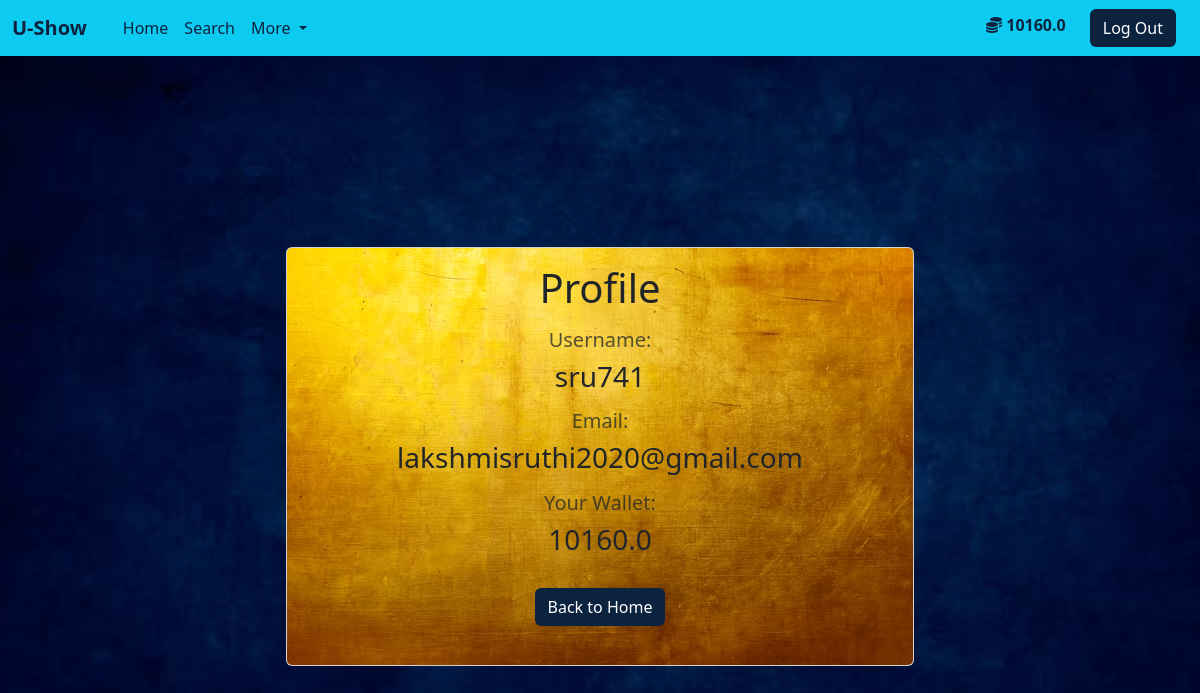
The app's page /profile/sru741 (signed in) with its own data.
### tickets/models.py (models this page shows, shortened)
class User(db.Model, UserMixin):
    id = db.Column(db.Integer(), primary_key=True)
    username = db.Column(db.String(length=30), nullable=False, unique=True)
    email_address = db.Column(db.String(length=50), nullable=False, unique=True)
    password_hash = db.Column(db.String(length=60), nullable=False)
    budget = db.Column(db.Float(), nullable=False, default=1000)
    is_admin = db.Column(db.Boolean(), nullable=False, default='false')
    @property
    def password(self):
        return self.password

### tickets/routes.py (the view)
@app.route('/profile/<username>')
@login_required
def profile_page(username):
    return render_template('profile.html')

### tickets/models.py (called while the page is built)
@login_manager.user_loader
def load_user(user_id):
    return User.query.get(int(user_id))

### tickets/templates/profile.html (shortened to what this page needs)
{% extends 'base.html' %}
{% block content %}
<div class="d-flex align-items-center justify-content-center h-100">
    <div class="card text-center" style="width: auto;">
      <img src= {{url_for('static',filename='/images/gold.avif')}} class="card-img" alt="gold">
      <div class="card-img-overlay">
        <h1 class="card-title">Profile</h1>
            <h5 class="text-body-secondary mt-3">Username: </h5>
            <h3>{{current_user.username}}</h3>
            <h5 class="text-body-secondary mt-3">Email: </h5>
            <h3>{{current_user.email_address}}</h3>
            {% if not current_user.is_admin %}
                <h5 class="text-body-secondary mt-3">Your Wallet: </h5>
                <h3>{{current_user.budget}}</h3>
            {% endif %}
            <a href={{url_for('dashBoard_page')}} class="btn my-1 text-white mt-4" style="background-color: #0C2340;">Back to Home</a>
      </div>
    </div>
</div>
{% endblock %}

### tickets/templates/base.html (shortened to what this page needs)
<!doctype html>
<html lang="en">
<head>
    <link href="https://cdn.jsdelivr.net/npm/bootstrap@5.3.0-alpha3/dist/css/bootstrap.min.css" rel="stylesheet"
>
    <link href="{{url_for('static',filename='css/custom.css')}}" rel="stylesheet" type="text/css">
</head>
<body>
    {% block navbar %}
        <nav class="navbar navbar-expand-lg bg-body-tertiary" style="background-color: #0dcaf0 !important;">
            <div class="container-fluid">
                <a class="navbar-brand" href="#" style="color:#0C2340"><b>U-Show</b></a>
                <div class="container-fluid collapse navbar-collapse" id="navbarSupportedContent">
                    {% block navitems %}
                        <ul class="navbar-nav me-auto mb-2 mb-lg-0">
                            <li class="nav-item">
                                <a class="nav-link active" aria-current="page" href={{url_for('dashBoard_page')}} style="color: #0C2340">Home</a>
                            </li>
                            <li class="nav-item">
                                <a class="nav-link active" href={{url_for('search_page')}} style="color: #0C2340">Search</a>
                            </li>
                            <li class="nav-item dropdown">
                                <a class="nav-link active nav-link dropdown-toggle" href="#" role="button" data-bs-toggle="dropdown"
                                    aria-expanded="false" style="color: #0C2340">
                                    More
                                </a>
                            </li>
                        </ul>
                    {% endblock %}
                    <div class="d-flex ms-auto order-5">
                        {% if current_user.is_authenticated %}
                            {% if not current_user.is_admin %}
                                <a class="nav-link mt-1" style="color: #0C2340; font-weight: bold;">
                                    <i class="fas fa-coins"></i>
                                    {{ current_user.budget }}
                                </a>
                            {% endif %}
                            <a class="btn ms-4 text-white" href={{url_for('logout_page')}} style="background-color: #0C2340">Log Out</a>
                        {% else %}
                            <a class="btn text-white" href={{url_for('register_page')}} style="background-color: #0C2340">Register</a>
                            <a class="btn text-white ms-1" href={{url_for('login_page')}} style="background-color: #0C2340">Login</a>
                        {% endif %}
                    </div>
                </div>
            </div>
        </nav>
    {% endblock %}
    {% block content %}
    {% endblock %}
</body>
</html>

### tickets/static/css/custom.css (style rules this page uses)
body { background-image: url('../images/blue_royal.jpg'); background-size: cover; background-position: center; background-repeat: no-repeat; background-attachment: fixed; height: 100vh; color:#0C2340; }

### records on screen
User: budget "10160.0", username "sru741", email_address "lakshmisruthi2020@gmail.com"
